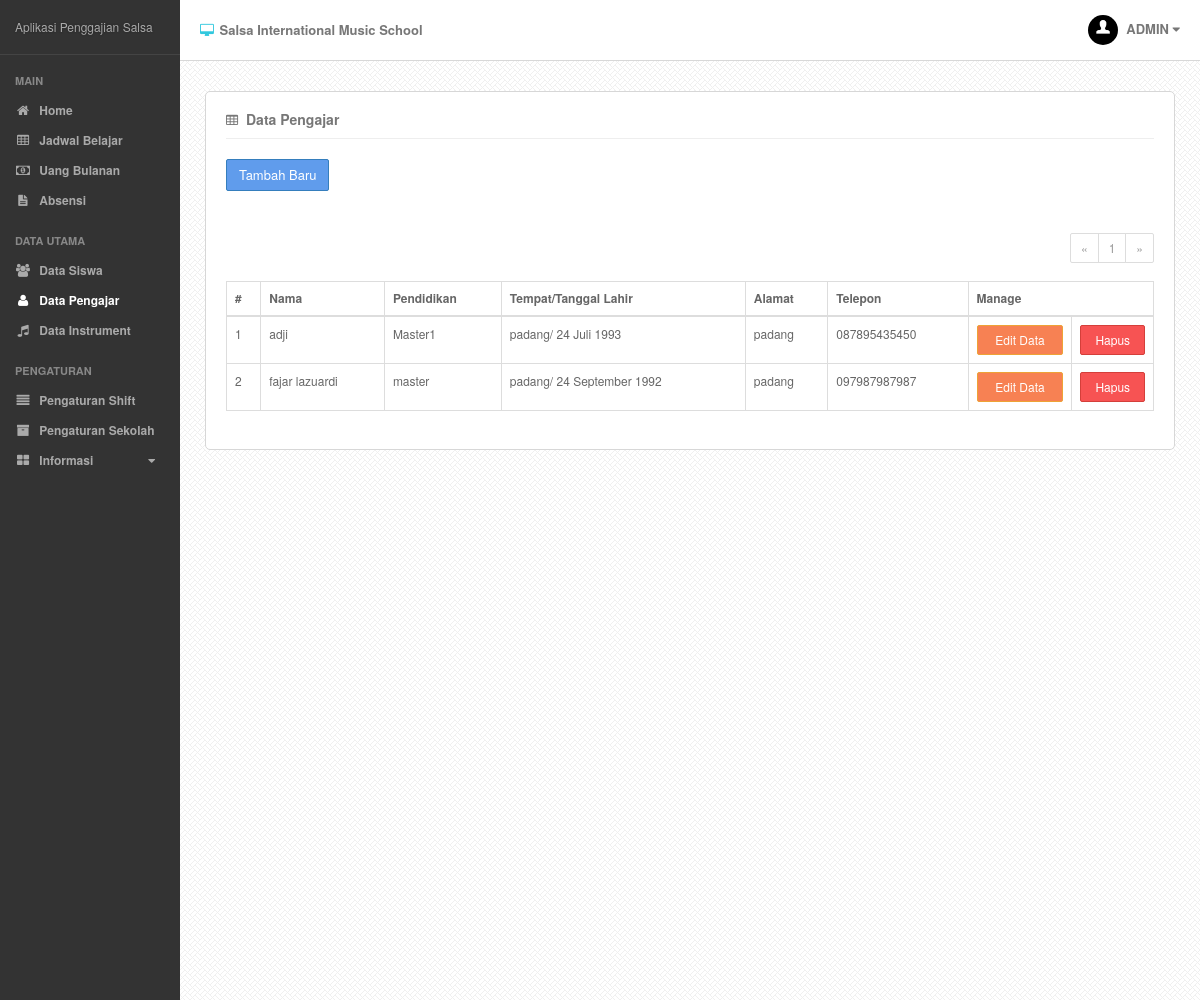
/?p=pengajar&sub=lihat (signed in), run on an earlier commit of the app's database.
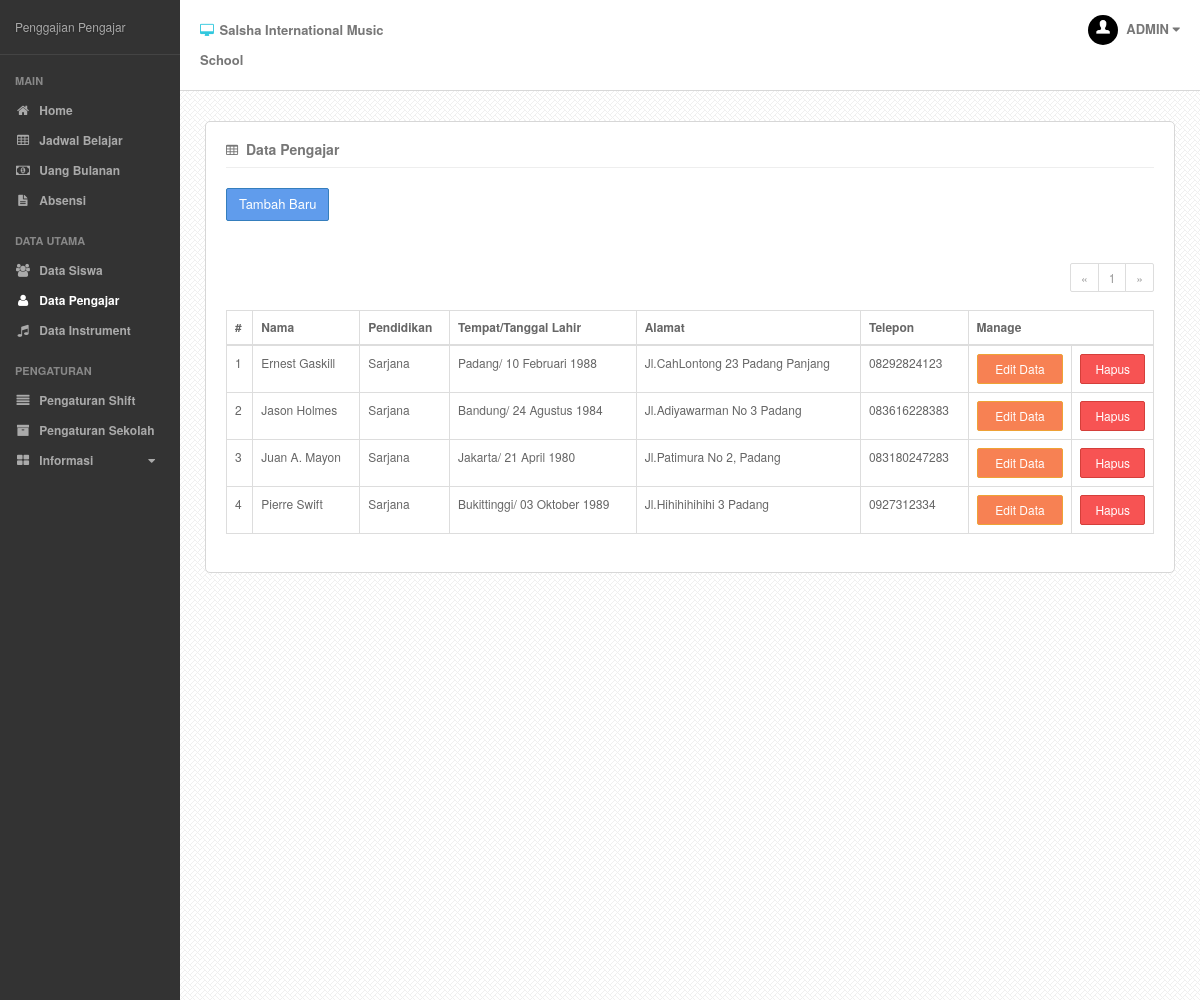
And on a later commit of the database.
### tables this page shows
CREATE TABLE IF NOT EXISTS `setting` (
  `nama_setting` varchar(20) NOT NULL DEFAULT '',
  `value` varchar(50) DEFAULT NULL,
  PRIMARY KEY (`nama_setting`)
);

CREATE TABLE IF NOT EXISTS `pengajar` (
  `id_pengajar` int(5) NOT NULL AUTO_INCREMENT,
  `nama_pengajar` varchar(40) NOT NULL,
  `tempat_lahir` varchar(20) DEFAULT NULL,
  `tanggal_lahir` date DEFAULT NULL,
  `pendidikan` varchar(20) DEFAULT NULL,
  `alamat` varchar(50) DEFAULT NULL,
  `telepon` varchar(20) DEFAULT NULL,
  PRIMARY KEY (`id_pengajar`)
);

### index.php (called while the page is built, shortened)
<?php
require('content/classes/mainClass.php');
$webApp = new webApp();
$webApp->createWebApp();
?>

### content/classes/pengajarClass.php (called while the page is built, shortened)
<?php
	class pengajar extends dbController{
		public function getPengajar($start){
			$start= mysqli_real_escape_string($this->conn, $start);
			if($start == "*"){
				$kondisi = "";
			}
			else {
				$kondisi = "LIMIT $start, 10";
			}
			$sql = "SELECT id_pengajar, nama_pengajar, tempat_lahir, tanggal_lahir, pendidikan, alamat, telepon FROM pengajar ORDER BY nama_pengajar ASC $kondisi";
			$query = mysqli_query($this->conn, $sql) or die(mysqli_error($this->conn));
			$num_results = mysqli_num_rows($query);
			if ($num_results > 0){
				$i=0;
				while ($row = mysqli_fetch_array($query)){
					$dataPengajar[$i]['id'] = $row[0];
					$dataPengajar[$i]['nama'] = $row[1];
					$dataPengajar[$i]['tempat'] = $row[2];
					$dataPengajar[$i]['tanggal'] = $row[3];
					$dataPengajar[$i]['pendidikan'] = $row[4];
					$dataPengajar[$i]['alamat'] = $row[5];
					$dataPengajar[$i]['telepon'] = $row[6];
					$i++;
				}
			}else{
				$dataPengajar = null;
			}
			return $dataPengajar;
		}
	}
?>

### content/fungsi.php (called while the page is built, shortened)
<?php
	function tanggallahir($tgl){
		$nama_bln=array(1=> "Januari", "Februari", "Maret", "April", "Mei",
				"Juni", "Juli", "Agustus", "September",
				"Oktober", "November", "Desember");
		$tgl = explode('-', $tgl);
		return $tgl[2]." ".$nama_bln[intval($tgl[1])]." ".$tgl[0];
	}
?>

### content/view/page/pengajar-lihat.php (the view, shortened to what this page needs)
<?php
	$limit = 10;
	if (isset($_GET["page"])) { $page  = $_GET["page"]; } else { $page=1; };
	$start_from = ($page-1) * $limit;
    require_once ('content/classes/pengajarClass.php');
    require_once ('content/fungsi.php');
    $pengajar = new pengajar();
    $dataPengajar = $pengajar->getPengajar($start_from);
?>
<div class="page-content">
		<div class="single-head">
			<h3 class="pull-left"><i class="fa fa-table"></i> Data Pengajar</h3>
			<div class="clearfix"></div>
		</div>
		<div class="widget-body">
			<?php
			if(isset($_GET['sub'])){
				if($_GET['sub'] == 'lihat'){
					echo "<a href='?p=pengajar&sub=tambah'><button type='button' class='btn btn-primary'>Tambah Baru</button></a><br><br>";
				}
			}
			?>
		<?php
		$pagination = new pagination();
		$num = $pagination->totalRecord('pengajar', $limit);
		if($page>1){
			$prev = $page - 1;
			$prevpage = "?p=pengajar&sub=lihat&page=$prev";
			$classprev = '';
		}
		else {
			$prevpage = '#';
			$classprev = 'disabled';
		}
		if($page<$num){
			$next = $page + 1;
			$nextpage = "?p=pengajar&sub=lihat&page=$next";
			$classnext = '';
		}
		else {
			$nextpage = '#';
			$classnext = 'disabled';
		}
		$pagLink = '';
		echo "<ul class='pagination pagination-sm pull-right'>"
			."<li class='".$classprev."'><a href='".$prevpage."'>&laquo;</a></li>";
			  for ($i=1; $i<=$num; $i++) {
					$pagLink .= "<li><a href='?p=pengajar&sub=lihat&page=".$i."'>".$i."</a></li>";
			  };
			  echo $pagLink;
		echo "<li class='".$classnext."'><a href='".$nextpage."'>&raquo;</a></li>"
			."</ul>"
			."<div class='clearfix'></div>";
		?>
			<div class="table-responsive">
				<table class="table table-hover table-bordered ">
				<thead>
					<tr>
						<th>#</th>
						<th>Nama</th>
                        <th>Pendidikan</th>
						<th>Tempat/Tanggal Lahir</th>
                        <th>Alamat</th>
                        <th>Telepon</th>
                        <th colspan="2" width="20%">Manage</th>
					</tr>
				</thead>
				<tbody>
					<?php
					if($dataPengajar === null){
							echo"<tr>"
								. "<td colspan='7'><div class='alert alert-danger text-center'>Data Kosong"
								."</div></td>"
								. "</tr>";
						}
					else {
						$i=($page * 10)-9;
                        foreach ($dataPengajar as $data) {
                            if(isset($_GET['edit']) && $_GET['edit']==md5($data['id'])){
                                echo"<form role='form' method='post' action='content/proses.php?act=editPengajar'><tr class='br-grey'>"
                                    . "<td>".$i."<input type='hidden' class='form-control' name='idPengajar' value='".md5($data['id'])."' readonly></td>"
                                    . "<td><input class='form-control' name='namaPengajar' value='".$data['nama']."' required></td>"
									. "<td><input class='form-control' name='pendidikanPengajar' value='".$data['pendidikan']."'></td>"
                                    . "<td><input class='form-control' name='tempatPengajar' value='".$data['tempat']."'><input type='date' class='form-control' name='tanggalPengajar' value='".$data['tanggal']."'></td>"
                                    . "<td><input class='form-contr	ol' name='alamatPengajar' value='".$data['alamat']."' required></td>"
									. "<td><input class='form-contr	ol' name='telpPengajar' value='".$data['telepon']."' required></td>"
									. "<td><input type='submit' class='btn btn-success btn-block btn-sm' value='Simpan'></td>"
									. "<td><a href='?p=pengajar&sub=lihat&page=".$page."' class='btn btn-default btn-block btn-sm'>Batal</a></td>"
                                    . "</tr></form>";
							}
                            else{
                                echo"<tr>"
									. "<td>".$i."</td>"
                                    . "<td>".$data['nama']."</td>"
                                    . "<td>".$data['pendidikan']."</td>"
                                    . "<td>".$data['tempat']."/ ".tanggallahir($data['tanggal'])."</td>"
                                    . "<td>".$data['alamat']."</td>"
                                    . "<td>".$data['telepon']."</td>"
                                    . "<td><a href='?p=pengajar&sub=lihat&page=".$page."&edit=".md5($data['id'])."' class='btn btn-warning	btn-block  btn-sm'>Edit Data</a></td>"
                                    . "<td><a href='?p=pengajar&sub=lihat&page=".$page."&c=".md5($data['id'])."' class='btn btn-danger	btn-block  btn-sm'>Hapus</a></td>"
                                    . "</tr>";
                            }
							$i++;
                        }
					}
                    ?>
				</tbody>
			</table>
		</div>
	</div>
</div>

### content/classes/mainClass.php (shortened to what this page needs)
<?php
    class webApp{
        public function createWebApp(){
            if(!isset($_SESSION['usernya'])){
                include ('content/view/login.php');
				header('../');
            }
            else{
                include ('content/view/layout.php');
            }
        }
        public function loadContent() {
            if(!isset($_GET['p'])){
                $page="content/view/page/home.php";
            }
            else if (isset($_GET['p'])) {
				if(isset($_GET['sub'])) {
					$page="content/view/page/".$_GET['p']."-".$_GET['sub'].".php";
				}
				else{
					$page="content/view/page/".$_GET['p'].".php";
				}
            }
            if(file_exists($page)){
                include($page);
            }
            else{
				echo '<script>document.location="404.php"</script>';
            }
        }
    }
    class dbController{
        private $host="localhost";
        private $user="root";
        private $pass="";
        private $dbname="salsainternational";
        protected function dbOpen(){
            $this->conn = mysqli_connect("$this->host", "$this->user", "$this->pass", "$this->dbname");
        }
    }
    class settingApps extends dbController{
        public function loadSetting($values){
            $load= mysqli_real_escape_string($this->conn, $values);
            $sql="SELECT value FROM `setting` where nama_setting = '$load'";
            $query=mysqli_query($this->conn, $sql);
            $row=  mysqli_fetch_array($query);
			$hasil =  $row[0];
			return $hasil;
        }
    }
    class menuController{
        public function dropdownMenu($title, $icon, $position, $array, $privilege) {
            if(isset($_GET['f']) && isset($_GET['act'])){
                $menu="<li class='has_submenu'>";
            }
            else{
                $menu="<li class='has_submenu'>";
            }
            $menu.="<a href='#'><i class='fa ".$icon."'></i> ".$title." <span class='nav-caret fa fa-caret-down'></span></a>
                    <ul class='list-unstyled'>";
            foreach ($array as $row) {
                $menu.="<li><a href=".$row['link']."><i class='fa ".$row['icon']."'></i> ".$row['title']."</a></li>";
            }
            $menu.="   </ul>
                  </li>";
            if($privilege==$_SESSION['prive'] || $privilege=='*'){
                echo $menu;
            }
        }
        public function singleMenu($title, $link, $icon, $position, $privilege) {
            if(isset($_GET['p']) && $_GET['p']==$position){
                $menu="<li><a href=".$link." class='active'>";
            }
            else if(!isset ($_GET['p']) && $position=="Home"){
                $menu="<li><a href=".$link." class='active'>";
            }
            else{
                $menu="<li><a href=".$link.">";
            }
            $menu.="<i class='fa ".$icon."'></i> ".$title."</a></li>";
            if($privilege==$_SESSION['prive'] || $privilege=='*'){
                echo $menu;
            }
        }
		public function headingmenu($position, $title, $privilege) {
			if($position == '0') {
				$menu = "<div class='side-nav-block'><h4>".$title."</h4><ul class='list-unstyled'>";
			}
			else if($position == '1') {
				$menu = "</ul></div>";
			}
			if($privilege==$_SESSION['prive'] || $privilege=='*'){
                echo $menu;
            }
		}
    }
	class pagination extends dbController{
		function totalRecord($table, $limit){
			$table= mysqli_real_escape_string($this->conn, $table);
			$sql = "SELECT COUNT(*) AS count FROM $table";
			$query = mysqli_query($this->conn, $sql) or die(mysqli_error($this->conn));
			$row =  mysqli_fetch_array($query);
			$total_records = $row['count'];
			$total_pages = ceil($total_records / 10);
			return $total_pages;
		}
	}
?>

### content/view/layout.php (shortened to what this page needs)
<!DOCTYPE html>
<html>
	<head>
		<link href="css/bootstrap.min.css" rel="stylesheet">
		<link href="css/font-awesome.min.css" rel="stylesheet">
		<link href="css/less-style.css" rel="stylesheet">
		<link href="css/bootstrap-timepicker.min.css" rel="stylesheet">
		<link href="css/style.css" rel="stylesheet">
	</head>
	<body>
	<?php
		$webApp = new webApp();
		$setting = new settingApps();
        $menuItem = new menuController();
    ?>
		<div class="outer">
			<div class="sidebar">
				<div class="sidey">
					<div class="logo">
						<?php echo $setting->loadSetting('judul')?>
					</div>
					<div class="side-nav">
						<?php
							include ('content/view/menuItem.php');
							$menuItem->headingmenu("0", "Main","*");
							$menuItem->singleMenu("Home", "./", "fa-home", "Home", '*');
							$menuItem->singleMenu("Jadwal Belajar", "?p=jadwal", "fa-table", "jadwal", '*');
							$menuItem->singleMenu("Uang Bulanan", "?p=pembayaran","fa-money", "pembayaran",'*');
							$menuItem->singleMenu("Absensi", "?p=absensi","fa-file-text", "absensi",'*');
							$menuItem->headingmenu("1", "", "*");
							$menuItem->headingmenu("0", "Data Utama", "*");
							$menuItem->singleMenu("Data Siswa", "?p=siswa&sub=lihat", "fa-users", "siswa", '*');
							$menuItem->singleMenu("Data Pengajar", "?p=pengajar&sub=lihat", "fa-user", "pengajar", '*');
							$menuItem->singleMenu("Data Instrument", "?p=instrument", "fa-music", "instrument", '*');
							$menuItem->headingmenu("1", "", "*");
							$menuItem->headingmenu("0", "Laporan", "0");
							$menuItem->singleMenu("Neraca Keuangan", "?p=neraca","fa-bar-chart-o", "neraca",'0');
							$menuItem->singleMenu("Laporan Gaji", "?p=gaji","fa-check-square-o", "gaji",'0');
							$menuItem->headingmenu("1", "", "0");
							$menuItem->headingmenu("0", "Pengaturan","*");
							$menuItem->singleMenu("Pengaturan Shift", "?p=shift","fa-align-justify", "shift",'*');
							$menuItem->singleMenu("Pengaturan Sekolah", "?p=informasi&sub=sekolah","fa-archive", "informasi-sekolah",'*');
							$menuItem->dropdownMenu("Informasi", "fa-th-large", "informasi",$dmInformasi, '*');
						?>
					</div>
				</div>
			</div>
			<div class="mainbar">
				<div class="main-head">
					<div class="container">
						<div class="row">
							<div class="col-md-3 col-sm-4 col-xs-6">
								<h2><i class="fa fa-desktop lblue"></i> <?php echo $setting->loadSetting('nama')?></h2>
							</div>
							<div class="col-md-3 col-sm-4 col-xs-6">
							</div>
							<div class="col-md-3 col-sm-4 hidden-xs">
							</div>
							<div class="col-md-3 hidden-sm hidden-xs">
								<div class="head-user dropdown pull-right">
									<a href="#" data-toggle="dropdown" id="profile">
										<img src="img/user.jpg" alt="" class="img-responsive img-circle"/>
										<?php
										if(isset($_SESSION['usernya'])){
											echo strtoupper($_SESSION['usernya']);
										}
										?>
										<i class="fa fa-caret-down"></i>
									</a>
								</div>
								<div class="clearfix"></div>
							</div>
						</div>
					</div>
				</div>
				<div class="main-content">
					<div class="container">
						<?php
							$webApp->loadContent();
						?>
					</div>
				</div>
			</div>
		</div>
	</body>
</html>

### css/less-style.css (style rules this page uses)
body { color: #666666; }
h1, h2, h3, h4, h5, h6 { color: #777777; }
a { color: #777777; }
.lblue { color: #32c8de; }
.btn.btn-danger { background: #f75353; }
.btn.btn-primary { background: #609cec; }
.btn.btn-warning { background: #f78153; }
.pagination li a { color: #777777; }
.sidebar { background: #333; }

### css/style.css (style rules this page uses)
body { font-size:12px; line-height:24px; -webkit-font-smoothing: antialiased; }
h1,h2,h3,h4,h5,h6 { font-weight:normal; margin:0px; padding:0px; }
h2 { font-size:25px; }
h3 { font-size:20px; }
h4 { font-size:17px; }
a { text-decoration:none !important; }
.list-unstyled { padding-left: 0px !important; margin-left: 0px !important; }
.pagination li a { color: #9a9a9a; }
.btn { border-radius:2px; text-decoration:none !important; outline:none !important; }
.outer { width:100%; background:#333; }
.sidebar { width:180px; min-height:800px; float:left; position:absolute; padding:0px; z-index:10000; color:#aaa; }
.sidebar .logo { padding:15px; border-bottom:1px solid #444; text-shadow:0px 0px 2px #222; }
.sidebar .side-nav { padding:20px 15px; padding-bottom:0px; }
.sidebar .side-nav .side-nav-block { margin-bottom:20px; }
.sidebar .side-nav h4 { font-size:11px; font-weight:bold; text-transform:uppercase; color:#888; margin-bottom:8px; }
.sidebar .side-nav ul li { font-weight:bold; font-size:12px; padding-top:3px; padding-bottom:3px; line-height: 24px; }
.sidebar .side-nav ul li a { color:#aaa; }
.sidebar .side-nav ul li a:hover, .sidebar .side-nav ul li a.active, .sidebar .side-nav ul li.open > a { color:#fff; }
.sidebar .side-nav ul li a i { margin-right:5px; text-align:center; width:16px; font-size:13px; }
.sidebar .side-nav ul li a span { text-shadow:none; }
.sidebar .side-nav ul li a .nav-caret { float:right; margin-top:7px; margin-right:10px; }
.mainbar { position:relative; width:auto; min-height:1000px; margin-left:180px; background:#f7f7f7 url("../img/main-back.png") repeat; }
.mainbar .container { width:100%; max-width:100%; }
.main-head { background:#fff; padding:15px 10px; border-bottom: 1px solid #d8d8d8; }
.main-head h2 { font-size:13px; line-height:30px; font-weight:bold; }
.main-head h2 i { margin-right:2px; }
.main-head .head-user { font-size:13px; line-height:28px; font-weight:bold; }
.main-head .head-user img { max-width:30px; display:inline-block; margin-right:5px; }
.main-content { padding:30px 15px; }
.page-content { background:#fff; padding:20px; border:1px solid #d7d7d7; border-radius:5px; }
.page-content .single-head { padding-bottom:10px; margin-bottom:20px; border-bottom:1px solid #eee; }
.page-content .single-head h3 { font-size:14px; font-weight:bold; }
.page-content .single-head h3 i { font-size:13px; margin-right:4px; }

What changed in the data, as far as the page shows it:
removed pengajar: nama_pengajar "fajar lazuardi", pendidikan "master", tempat "padang", tanggal_lahir "24 September 1992", alamat "padang", telepon "097987987987"
changed setting: value "Aplikasi Penggajian Salsa" → "Penggajian Pengajar"
changed setting: value "Salsa International Music School" → "Salsha International Music School"
added pengajar: nama_pengajar "Ernest Gaskill", pendidikan "Sarjana", tempat_lahir "Padang", tanggal_lahir "10 Februari 1988", alamat "Jl.CahLontong 23 Padang Panjang", telepon "08292824123"
changed pengajar: nama_pengajar "adji" → "Jason Holmes"; pendidikan "Master1" → "Sarjana"; tempat_lahir "padang" → "Bandung"; tanggal_lahir "24 Juli 1993" → "24 Agustus 1984"; alamat "padang" → "Jl.Adiyawarman No 3 Padang"; telepon "087895435450" → "083616228383"
added pengajar: nama_pengajar "Juan A. Mayon", pendidikan "Sarjana", tempat_lahir "Jakarta", tanggal_lahir "21 April 1980", alamat "Jl.Patimura No 2, Padang", telepon "083180247283"
added pengajar: nama_pengajar "Pierre Swift", pendidikan "Sarjana", tempat_lahir "Bukittinggi", tanggal_lahir "03 Oktober 1989", alamat "Jl.Hihihihihihi 3 Padang", telepon "0927312334"
